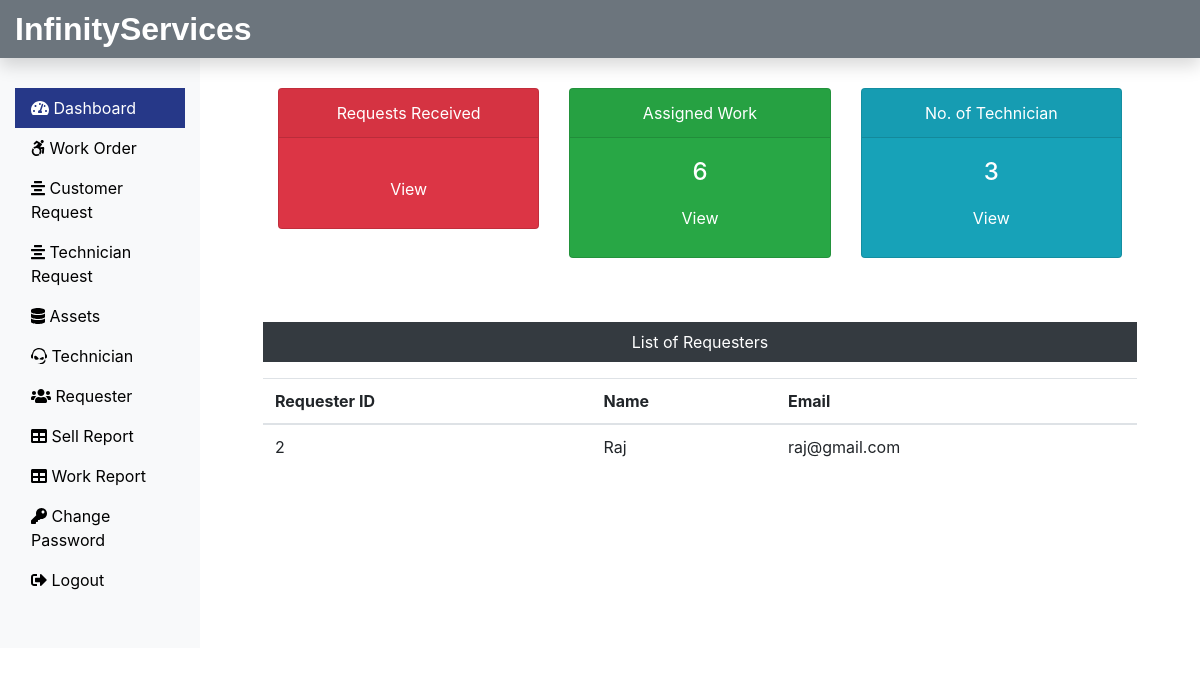
The app's page /Admin/dashboard.php (signed in) with its own data.
### tables this page shows
CREATE TABLE `requesterlogin_tb` (
  `r_login_id` int(11) NOT NULL,
  `r_name` varchar(60) NOT NULL,
  `r_email` varchar(60) NOT NULL,
  `r_password` varchar(60) NOT NULL
);

### Admin/dashboard.php (the view, shortened to what this page needs)
<?php
include('includes/header.php');
include('../dbConnection.php');
$sql = "SELECT max(rno) FROM assignwork_tb";
$result = $conn->query($sql);
$row = $result->fetch_row();
$assignwork = $row[0];
$sql = "SELECT * FROM technician_tb";
$result = $conn->query($sql);
$totaltech = $result->num_rows;
?>
<div class="col-sm-9 col-md-10">
    <div class="row mx-5 text-center">
        <div class="col-sm-4 mt-5">
            <div class="card text-white bg-danger mb-3" style="max-width: 18rem;">
                <div class="card-header">Requests Received</div>
                <div class="card-body">
                    <a class="btn text-white" href="request.php">View</a>
                </div>
            </div>
        </div>
        <div class="col-sm-4 mt-5">
            <div class="card text-white bg-success mb-3" style="max-width: 18rem;">
                <div class="card-header">Assigned Work</div>
                <div class="card-body">
                    <h4 class="card-title">
                    <?php echo $assignwork; ?>
                    </h4>
                    <a class="btn text-white" href="work.php">View</a>
                </div>
            </div>
        </div>
        <div class="col-sm-4 mt-5">
            <div class="card text-white bg-info mb-3" style="max-width: 18rem;">
                <div class="card-header">No. of Technician</div>
                <div class="card-body">
                    <h4 class="card-title">
                    <?php echo $totaltech; ?>
                     </h4>
                    <a class="btn text-white" href="technician.php">View</a>
                </div>
            </div>
        </div>
    </div>
    <div class="mx-5 mt-5 text-center">
        <p class="bg-dark text-white p-2">List of Requesters</p>
        <?php
        $sql = "SELECT * FROM requesterlogin_tb";
        $result = $conn->query($sql);
        if ($result->num_rows > 0) {
            echo '<table class="table">
                  <thead>
                   <tr>
                    <th scope="col">Requester ID</th>
                    <th scope="col">Name</th>
                    <th scope="col">Email</th>
                   </tr>
                  </thead>
                  <tbody>';
            while ($row = $result->fetch_assoc()) {
                echo '<tr>';
                echo '<td>' . $row["r_login_id"] . '</td>';
                echo '<td>' . $row["r_name"] . '</td>';
                echo '<td>' . $row["r_email"] . '</td>';
                echo '</tr>';
            }
            echo '</tbody>
                 </table>';
        } else {
            echo "0 Result";
        }
        ?>
    </div>
</div>
<?php include('includes/footer.php'); ?>

### css/custom.css (style rules this page uses)
a { color: black; }

### records on screen
requesterlogin_tb: r_login_id "2", r_name "Raj", r_email "raj@gmail.com"

### other values on screen
$assignwork "6"
$totaltech "3"
